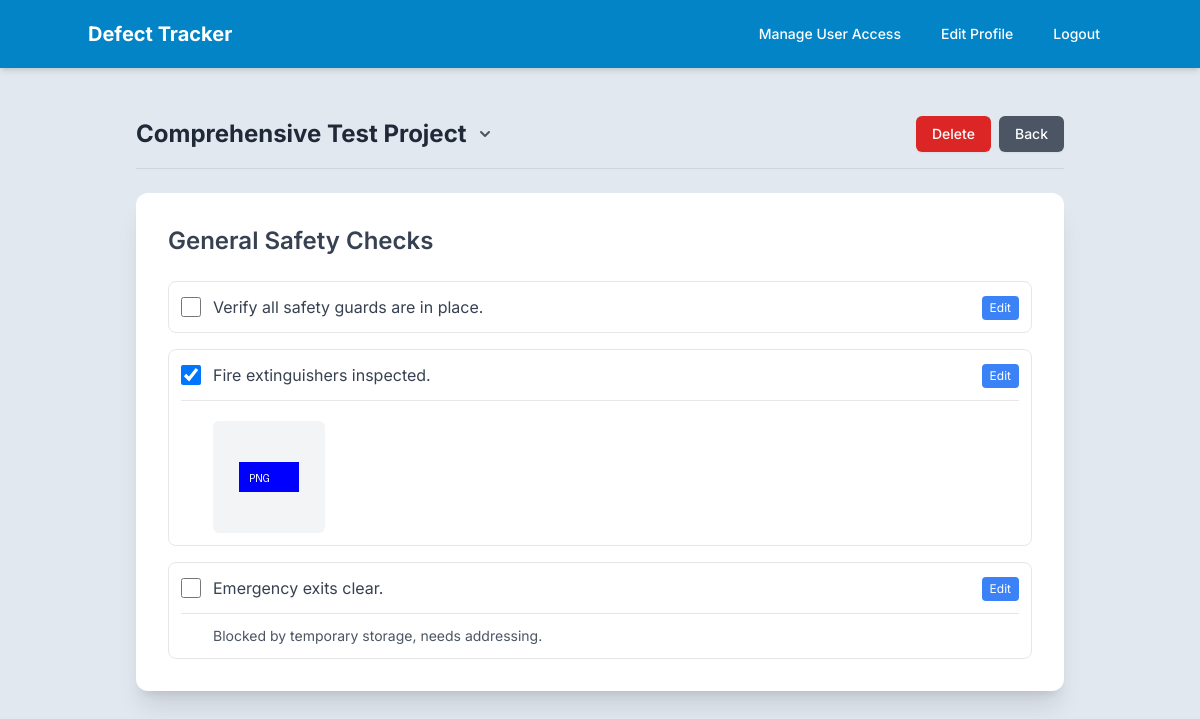
The page /checklist/1 (signed in) on the database its author committed.
### app.py (models this page shows)
class Project(db.Model):
    __tablename__ = 'projects'
    id = db.Column(db.Integer, primary_key=True)
    name = db.Column(db.String(255))
    defects = db.relationship('Defect', back_populates='project', cascade='all, delete-orphan')
    checklists = db.relationship('Checklist', back_populates='project', cascade='all, delete-orphan')
    accesses = db.relationship('ProjectAccess', back_populates='project', cascade='all, delete-orphan')
    drawings = db.relationship('Drawing', back_populates='project', cascade='all, delete-orphan')

class Checklist(db.Model):
    __tablename__ = 'checklists'
    id = db.Column(db.Integer, primary_key=True)
    project_id = db.Column(db.Integer, db.ForeignKey('projects.id'))
    template_id = db.Column(db.Integer, db.ForeignKey('templates.id'))
    name = db.Column(db.String(255), nullable=False)
    creation_date = db.Column(db.DateTime, default=datetime.now)
    project = db.relationship('Project', back_populates='checklists')
    items = db.relationship('ChecklistItem', back_populates='checklist', cascade='all, delete-orphan')

class ChecklistItem(db.Model):
    __tablename__ = 'checklist_items'
    id = db.Column(db.Integer, primary_key=True)
    checklist_id = db.Column(db.Integer, db.ForeignKey('checklists.id'))
    item_text = db.Column(db.String(255))
    is_checked = db.Column(db.Boolean, default=False)
    comments = db.Column(db.String(255), default='')
    checklist = db.relationship('Checklist', back_populates='items')
    attachments = db.relationship('Attachment', back_populates='checklist_item', cascade='all, delete-orphan')

class Attachment(db.Model):
    __tablename__ = 'attachments'
    id = db.Column(db.Integer, primary_key=True)
    defect_id = db.Column(db.Integer, db.ForeignKey('defects.id'))
    checklist_item_id = db.Column(db.Integer, db.ForeignKey('checklist_items.id'))
    comment_id = db.Column(db.Integer, db.ForeignKey('comments.id'))
    file_path = db.Column(db.String(255))
    thumbnail_path = db.Column(db.String(255)) # For images, or generic icon path for other types
    mime_type = db.Column(db.String(100), nullable=True) # To store the MIME type
    defect = db.relationship('Defect', back_populates='attachments')
    checklist_item = db.relationship('ChecklistItem', back_populates='attachments')
    comment = db.relationship('Comment', back_populates='attachments')

### app.py (the view)
@app.route('/checklist/<int:checklist_id>', methods=['GET']) # Removed POST from methods
@login_required
def checklist_detail(checklist_id):
    checklist = db.session.get(Checklist, checklist_id)
    if not checklist:
        flash('Checklist not found.', 'error')
        return redirect(url_for('index'))
    access = ProjectAccess.query.filter_by(user_id=current_user.id, project_id=checklist.project_id).first()
    if not access:
        flash('You do not have access to this checklist.', 'error')
        return redirect(url_for('index'))
    items = ChecklistItem.query.filter_by(checklist_id=checklist_id).all()
    project = checklist.project
    return render_template('checklist_detail.html', checklist=checklist, items=items, project=project)

### app.py (called while the page is built)
@login_manager.user_loader
def load_user(user_id):
    return db.session.get(User, int(user_id))

@app.context_processor
def utility_processor():
    def get_absolute_static_path_for_template(relative_path):
        if not relative_path:
            return None
        if ".." in relative_path:
            logger.warning(f"Potential path traversal attempt in get_absolute_static_path: {relative_path}")
            return None # Or raise an error, or return a placeholder
        absolute_path = os.path.normpath(os.path.join(app.static_folder, relative_path.lstrip('/\\')))
        if os.path.commonprefix([absolute_path, app.static_folder]) != app.static_folder:
            logger.warning(f"Path {absolute_path} resolved outside static folder from relative path {relative_path}")
            return None # Or some placeholder
        return absolute_path
    return dict(get_absolute_static_path=get_absolute_static_path_for_template)

@app.context_processor
def inject_accessible_projects():
    if current_user.is_authenticated:
        accessible_project_objects = []
        project_accesses = ProjectAccess.query.filter_by(user_id=current_user.id).all()
        project_ids = [access.project_id for access in project_accesses]
        if project_ids:
            accessible_project_objects = Project.query.filter(Project.id.in_(project_ids)).order_by(Project.name).all()
        return dict(accessible_projects=accessible_project_objects)
    return dict(accessible_projects=[])

### templates/checklist_detail.html (shortened to what this page needs)
{% extends "layout.html" %}
{% block content %}
<div class="container mx-auto py-8 px-4 sm:px-6 lg:px-8">
   <div class="flex flex-row justify-between items-center mb-6 pb-4 border-b border-gray-300">
        {% if project and accessible_projects and accessible_projects|length > 0 %}
        <div class="relative" id="checklist-page-project-dropdown-container">
            <button type="button" id="checklist-page-project-dropdown-button" class="flex items-center text-2xl font-bold text-gray-800 hover:text-primary focus:outline-none">
                <span class="text-primary">{{ project.name }}</span>
                <svg class="ml-2 h-5 w-5 text-gray-600" xmlns="http://www.w3.org/2000/svg" viewBox="0 0 20 20" fill="currentColor">
                    <path fill-rule="evenodd" d="M5.293 7.293a1 1 0 011.414 0L10 10.586l3.293-3.293a1 1 0 111.414 1.414l-4 4a1 1 0 01-1.414 0l-4-4a1 1 0 010-1.414z" clip-rule="evenodd" />
                </svg>
            </button>
        </div>
        {% else %}
            <h1 class="text-3xl font-bold text-gray-800">
                Project: <span class="text-primary">{{ project.name if project else "Unknown" }}</span>
            </h1>
        {% endif %}
        <div class="flex items-center">
            {% if current_user.role == 'admin' %}
            <form method="POST" action="{{ url_for('delete_checklist_route', checklist_id=checklist.id) }}" class="inline">
                <button type="submit"
                        class="bg-red-600 hover:bg-red-700 text-white px-4 py-2 rounded-md shadow-sm text-sm font-medium whitespace-nowrap mr-2"
                        onclick="return confirm('Are you sure you want to delete this checklist?');">
                    Delete
                </button>
            </form>
            {% endif %}
           <a href="{{ url_for('project_detail', project_id=checklist.project.id) }}#checklists" class="bg-gray-600 hover:bg-gray-700 text-white px-4 py-2 rounded-md shadow-sm text-sm font-medium whitespace-nowrap">Back</a>
        </div>
   </div>
    {% if items %}
        <div class="bg-white p-6 sm:p-8 shadow-xl rounded-xl space-y-4">
            <h2 class="text-2xl font-semibold text-gray-700 mb-6">{{ checklist.name }}</h2>
            <div class="space-y-4">
                {% for item in items %}
                <div class="checklist-item p-3 border border-gray-200 rounded-lg hover:shadow-md transition-shadow" data-item-id="{{ item.id }}" data-mode="view">
                    <div class="item-view-mode">
                        <div class="flex items-center justify-between">
                            <div class="flex-grow">
                                <label for="item_{{ item.id }}_checked_view" class="flex items-center cursor-pointer">
                                    <input type="checkbox" name="item_{{ item.id }}_checked_view" id="item_{{ item.id }}_checked_view"
                                           class="h-5 w-5 text-primary rounded border-gray-300 focus:ring-primary"
                                           {% if item.is_checked %}checked{% endif %}>
                                    <span class="ml-3 text-md text-gray-700">{{ item.item_text }}</span>
                                </label>
                            </div>
                            <div class="w-auto ml-3 flex-shrink-0">
                                <button type="button" class="edit-item-btn bg-blue-500 hover:bg-blue-600 text-white px-2 py-1 rounded text-xs">Edit</button>
                            </div>
                        </div>
                        {% set item_attachments = item.attachments %}
                        {% if item.comments or item_attachments|length > 0 %}
                        <div class="border-t border-gray-200 mt-3 pt-3">
                            {% if item.comments %}
                            <div class="text-gray-600 text-sm pl-8 checklist-item-comments-display">
                                {{ item.comments }}
                            </div>
                            {% endif %}
                            {% if item_attachments|length > 0 %}
                            <div class="{% if item.comments %}mt-3{% endif %} pl-8 checklist-item-view-attachments-parent">
                                <div class="mt-2 grid grid-cols-2 sm:grid-cols-3 md:grid-cols-4 lg:grid-cols-5 gap-3 attachments-grid-view">
                                    {% for attachment in item_attachments %}
                                    <div role="button"
                                         class="w-28 h-28 p-1 bg-gray-100 rounded-md flex items-center justify-center cursor-pointer group hover:bg-gray-200 transition-colors duration-150 attachment-display"
                                         data-attachment-id="{{ attachment.id }}"
                                         onclick="openImagePopup('{{ url_for('static', filename=attachment.file_path) }}', '{{ attachment.id }}', '/draw/');">
                                        <img src="{{ url_for('static', filename=attachment.thumbnail_path) }}"
                                             alt="Thumbnail for attachment {{ attachment.id }}"
                                             class="max-w-full max-h-full object-contain pointer-events-none">
                                    </div>
                                    {% endfor %}
                                </div>
                            </div>
                            {% endif %}
                        </div>
                        {% endif %}
                    </div>
                        {% set item_attachments = item.attachments %}
                </div>
                {% endfor %}
            </div>
        </div>
    {% endif %}
</div>
{% endblock %}

### templates/layout.html (style rules this page uses)
:root { --color-primary: #0284c7; --color-primary-hover: #0369a1; --color-secondary: #e2e8f0; --color-secondary-text: #1e293b; }
.bg-secondary { background-color: var(--color-secondary); }
.text-secondary-text { color: var(--color-secondary-text); }

### rows shown on the page
Project: name "Comprehensive Test Project"
Checklist: name "General Safety Checks"
ChecklistItem: item_text "Verify all safety guards are in place."
ChecklistItem: is_checked "☑", item_text "Fire extinguishers inspected."
Attachment: thumbnail_path (picture)
ChecklistItem: item_text "Emergency exits clear.", comments "Blocked by temporary storage, needs addressing."
